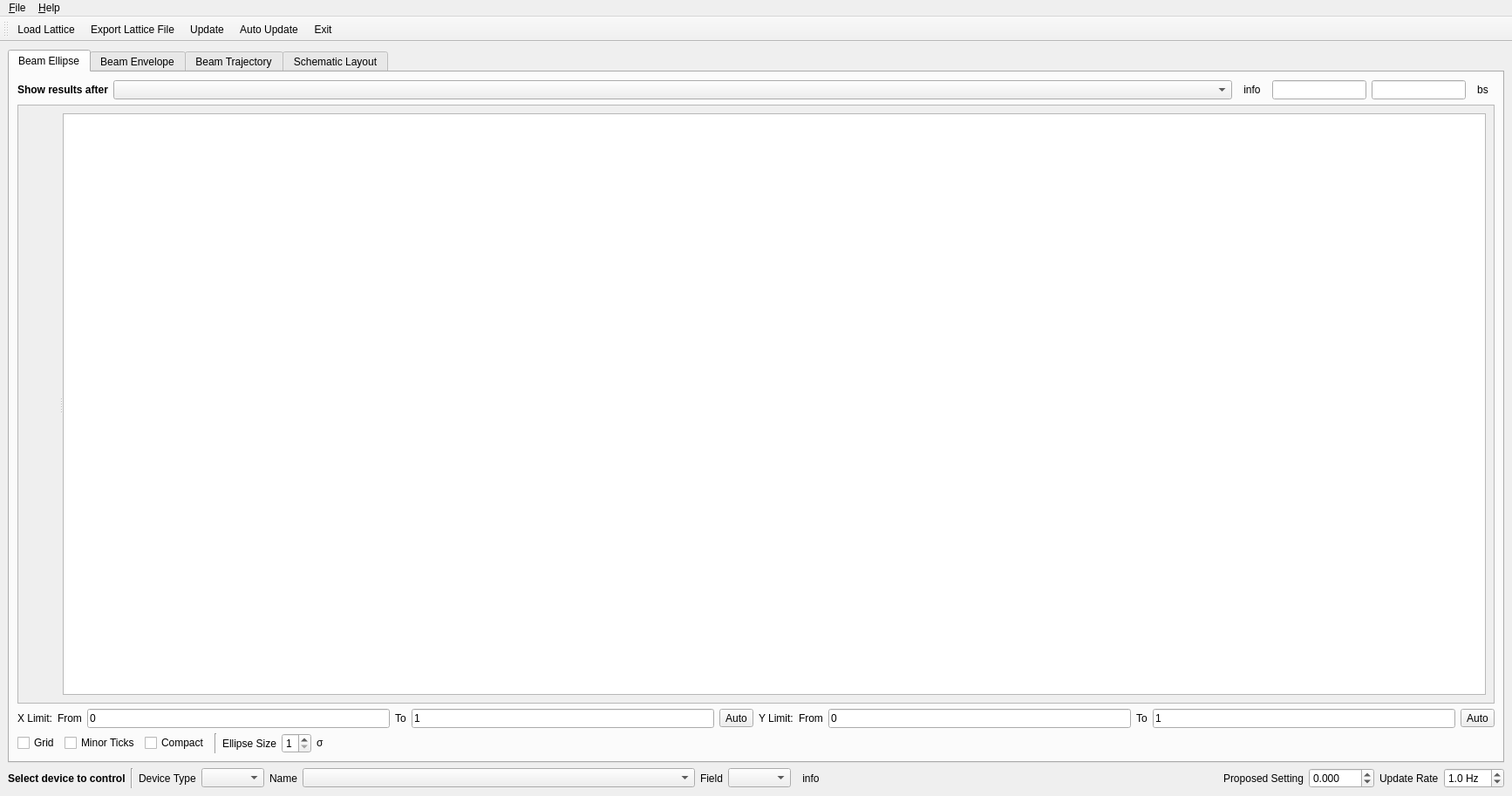
<?xml version="1.0" encoding="UTF-8"?>
<ui version="4.0">
 <class>MainWindow</class>
 <widget class="QMainWindow" name="MainWindow">
  <property name="geometry">
   <rect>
    <x>0</x>
    <y>0</y>
    <width>1734</width>
    <height>913</height>
   </rect>
  </property>
  <property name="windowTitle">
   <string>MainWindow</string>
  </property>
  <property name="windowIcon">
   <iconset resource="resources.qrc">
    <normaloff>:/icons/default.png</normaloff>:/icons/default.png</iconset>
  </property>
  <property name="iconSize">
   <size>
    <width>36</width>
    <height>36</height>
   </size>
  </property>
  <widget class="QWidget" name="centralwidget">
   <layout class="QGridLayout" name="gridLayout">
    <item row="1" column="0">
     <layout class="QHBoxLayout" name="horizontalLayout">
      <item>
       <widget class="QLabel" name="label_13">
        <property name="font">
         <font>
          <weight>75</weight>
          <bold>true</bold>
         </font>
        </property>
        <property name="text">
         <string>Select device to control</string>
        </property>
       </widget>
      </item>
      <item>
       <widget class="Line" name="line_2">
        <property name="orientation">
         <enum>Qt::Vertical</enum>
        </property>
       </widget>
      </item>
      <item>
       <widget class="QLabel" name="label_15">
        <property name="text">
         <string>Device Type</string>
        </property>
       </widget>
      </item>
      <item>
       <widget class="QComboBox" name="elem_type_cbb"/>
      </item>
      <item>
       <widget class="QLabel" name="label">
        <property name="sizePolicy">
         <sizepolicy hsizetype="Fixed" vsizetype="Preferred">
          <horstretch>0</horstretch>
          <verstretch>0</verstretch>
         </sizepolicy>
        </property>
        <property name="text">
         <string>Name</string>
        </property>
       </widget>
      </item>
      <item>
       <widget class="QComboBox" name="elem_name_cbb">
        <property name="sizePolicy">
         <sizepolicy hsizetype="MinimumExpanding" vsizetype="Fixed">
          <horstretch>0</horstretch>
          <verstretch>0</verstretch>
         </sizepolicy>
        </property>
        <property name="font">
         <font>
          <family>Monospace</family>
         </font>
        </property>
       </widget>
      </item>
      <item>
       <widget class="QLabel" name="label_14">
        <property name="text">
         <string>Field</string>
        </property>
       </widget>
      </item>
      <item>
       <widget class="QComboBox" name="field_name_cbb"/>
      </item>
      <item>
       <widget class="QToolButton" name="elem_probe_btn">
        <property name="toolTip">
         <string>Click to see the details of selected device.</string>
        </property>
        <property name="text">
         <string>info</string>
        </property>
        <property name="icon">
         <iconset resource="resources.qrc">
          <normaloff>:/icons/info.png</normaloff>:/icons/info.png</iconset>
        </property>
        <property name="iconSize">
         <size>
          <width>30</width>
          <height>30</height>
         </size>
        </property>
        <property name="autoRaise">
         <bool>true</bool>
        </property>
       </widget>
      </item>
      <item>
       <spacer name="horizontalSpacer">
        <property name="orientation">
         <enum>Qt::Horizontal</enum>
        </property>
        <property name="sizeHint" stdset="0">
         <size>
          <width>40</width>
          <height>20</height>
         </size>
        </property>
       </spacer>
      </item>
      <item>
       <widget class="QLabel" name="label_2">
        <property name="sizePolicy">
         <sizepolicy hsizetype="Fixed" vsizetype="Preferred">
          <horstretch>0</horstretch>
          <verstretch>0</verstretch>
         </sizepolicy>
        </property>
        <property name="text">
         <string>Proposed Setting</string>
        </property>
       </widget>
      </item>
      <item>
       <widget class="QDoubleSpinBox" name="new_cset_dsbox">
        <property name="suffix">
         <string/>
        </property>
        <property name="decimals">
         <number>3</number>
        </property>
        <property name="minimum">
         <double>-100.000000000000000</double>
        </property>
        <property name="maximum">
         <double>100.000000000000000</double>
        </property>
        <property name="singleStep">
         <double>0.100000000000000</double>
        </property>
       </widget>
      </item>
      <item>
       <widget class="QLabel" name="label_12">
        <property name="text">
         <string>Update Rate</string>
        </property>
       </widget>
      </item>
      <item>
       <widget class="QDoubleSpinBox" name="update_rate_dsbox">
        <property name="toolTip">
         <string>Figure updating rate.</string>
        </property>
        <property name="prefix">
         <string/>
        </property>
        <property name="suffix">
         <string> Hz</string>
        </property>
        <property name="decimals">
         <number>1</number>
        </property>
        <property name="minimum">
         <double>0.100000000000000</double>
        </property>
        <property name="maximum">
         <double>10.000000000000000</double>
        </property>
        <property name="value">
         <double>1.000000000000000</double>
        </property>
       </widget>
      </item>
     </layout>
    </item>
    <item row="0" column="0">
     <widget class="QTabWidget" name="tabWidget">
      <property name="currentIndex">
       <number>0</number>
      </property>
      <widget class="QWidget" name="ellipse_tab">
       <attribute name="title">
        <string>Beam Ellipse</string>
       </attribute>
       <layout class="QVBoxLayout" name="verticalLayout">
        <item>
         <layout class="QHBoxLayout" name="horizontalLayout_2">
          <item>
           <widget class="QLabel" name="label_3">
            <property name="font">
             <font>
              <weight>75</weight>
              <bold>true</bold>
             </font>
            </property>
            <property name="text">
             <string>Show results after</string>
            </property>
           </widget>
          </item>
          <item>
           <widget class="QComboBox" name="elemlist_cbb">
            <property name="sizePolicy">
             <sizepolicy hsizetype="Preferred" vsizetype="Fixed">
              <horstretch>1</horstretch>
              <verstretch>0</verstretch>
             </sizepolicy>
            </property>
            <property name="font">
             <font>
              <family>Monospace</family>
             </font>
            </property>
           </widget>
          </item>
          <item>
           <widget class="QToolButton" name="target_elem_probe_btn">
            <property name="toolTip">
             <string>Click to see the details of selected device.</string>
            </property>
            <property name="text">
             <string>info</string>
            </property>
            <property name="icon">
             <iconset resource="resources.qrc">
              <normaloff>:/icons/info.png</normaloff>:/icons/info.png</iconset>
            </property>
            <property name="iconSize">
             <size>
              <width>30</width>
              <height>30</height>
             </size>
            </property>
            <property name="autoRaise">
             <bool>true</bool>
            </property>
           </widget>
          </item>
          <item>
           <widget class="QLineEdit" name="pos_lineEdit">
            <property name="toolTip">
             <string>Element position in meter.</string>
            </property>
            <property name="readOnly">
             <bool>true</bool>
            </property>
           </widget>
          </item>
          <item>
           <widget class="QLineEdit" name="family_lineEdit">
            <property name="toolTip">
             <string>Element device type.</string>
            </property>
            <property name="readOnly">
             <bool>true</bool>
            </property>
           </widget>
          </item>
          <item>
           <widget class="QToolButton" name="show_bs_btn">
            <property name="toolTip">
             <string>Show details for beam state.</string>
            </property>
            <property name="text">
             <string>bs</string>
            </property>
            <property name="icon">
             <iconset resource="resources.qrc">
              <normaloff>:/icons/list-bs.png</normaloff>:/icons/list-bs.png</iconset>
            </property>
            <property name="iconSize">
             <size>
              <width>30</width>
              <height>30</height>
             </size>
            </property>
            <property name="autoRaise">
             <bool>true</bool>
            </property>
           </widget>
          </item>
         </layout>
        </item>
        <item>
         <widget class="QScrollArea" name="scrollArea">
          <property name="widgetResizable">
           <bool>true</bool>
          </property>
          <widget class="QWidget" name="ellipse_area">
           <property name="geometry">
            <rect>
             <x>0</x>
             <y>0</y>
             <width>1684</width>
             <height>538</height>
            </rect>
           </property>
           <layout class="QGridLayout" name="gridLayout_2">
            <item row="0" column="0">
             <widget class="QSplitter" name="splitter">
              <property name="orientation">
               <enum>Qt::Horizontal</enum>
              </property>
              <widget class="QWidget" name="layoutWidget">
               <layout class="QHBoxLayout" name="horizontalLayout_4">
                <item>
                 <widget class="MatplotlibBaseWidget" name="x_ellipse_plot">
                  <property name="sizePolicy">
                   <sizepolicy hsizetype="Fixed" vsizetype="Fixed">
                    <horstretch>0</horstretch>
                    <verstretch>0</verstretch>
                   </sizepolicy>
                  </property>
                  <property name="figureXlabel">
                   <string>X (mm)</string>
                  </property>
                  <property name="figureYlabel">
                   <string>X' (mrad)</string>
                  </property>
                  <property name="figureTitle">
                   <string/>
                  </property>
                  <property name="figureXYlabelFont">
                   <font>
                    <family>sans-serif</family>
                    <pointsize>14</pointsize>
                    <weight>50</weight>
                    <italic>false</italic>
                    <bold>false</bold>
                   </font>
                  </property>
                  <property name="figureTitleFont">
                   <font>
                    <family>sans-serif</family>
                    <pointsize>16</pointsize>
                    <weight>50</weight>
                    <italic>false</italic>
                    <bold>false</bold>
                   </font>
                  </property>
                  <property name="figureXYticksFont">
                   <font>
                    <family>sans-serif</family>
                    <pointsize>12</pointsize>
                    <weight>50</weight>
                    <italic>false</italic>
                    <bold>false</bold>
                   </font>
                  </property>
                  <property name="figureToolbarToggle" stdset="0">
                   <bool>false</bool>
                  </property>
                 </widget>
                </item>
                <item>
                 <widget class="MatplotlibBaseWidget" name="y_ellipse_plot">
                  <property name="sizePolicy">
                   <sizepolicy hsizetype="Fixed" vsizetype="Fixed">
                    <horstretch>0</horstretch>
                    <verstretch>0</verstretch>
                   </sizepolicy>
                  </property>
                  <property name="figureXlabel">
                   <string>Y (mm)</string>
                  </property>
                  <property name="figureYlabel">
                   <string>Y' (mrad)</string>
                  </property>
                  <property name="figureXYlabelFont">
                   <font>
                    <family>sans-serif</family>
                    <pointsize>14</pointsize>
                    <weight>50</weight>
                    <italic>false</italic>
                    <bold>false</bold>
                   </font>
                  </property>
                  <property name="figureTitleFont">
                   <font>
                    <family>sans-serif</family>
                    <pointsize>16</pointsize>
                    <weight>50</weight>
                    <italic>false</italic>
                    <bold>false</bold>
                   </font>
                  </property>
                  <property name="figureXYticksFont">
                   <font>
                    <family>sans-serif</family>
                    <pointsize>12</pointsize>
                    <weight>50</weight>
                    <italic>false</italic>
                    <bold>false</bold>
                   </font>
                  </property>
                  <property name="figureToolbarToggle" stdset="0">
                   <bool>false</bool>
                  </property>
                 </widget>
                </item>
               </layout>
              </widget>
              <widget class="QTreeView" name="twiss_results_treeView"/>
             </widget>
            </item>
           </layout>
          </widget>
         </widget>
        </item>
        <item>
         <layout class="QHBoxLayout" name="horizontalLayout_5">
          <item>
           <widget class="QLabel" name="label_4">
            <property name="text">
             <string>X Limit:</string>
            </property>
           </widget>
          </item>
          <item>
           <widget class="QLabel" name="label_5">
            <property name="text">
             <string>From</string>
            </property>
           </widget>
          </item>
          <item>
           <widget class="QLineEdit" name="xlim_x1_lineEdit">
            <property name="text">
             <string>0</string>
            </property>
           </widget>
          </item>
          <item>
           <widget class="QLabel" name="label_6">
            <property name="text">
             <string>To</string>
            </property>
           </widget>
          </item>
          <item>
           <widget class="QLineEdit" name="xlim_x2_lineEdit">
            <property name="text">
             <string>1</string>
            </property>
           </widget>
          </item>
          <item>
           <widget class="QToolButton" name="auto_xlim_btn">
            <property name="toolTip">
             <string>Auto set X axis limit.</string>
            </property>
            <property name="text">
             <string>Auto</string>
            </property>
           </widget>
          </item>
          <item>
           <widget class="QLabel" name="label_7">
            <property name="text">
             <string>Y Limit:</string>
            </property>
           </widget>
          </item>
          <item>
           <widget class="QLabel" name="label_8">
            <property name="text">
             <string>From</string>
            </property>
           </widget>
          </item>
          <item>
           <widget class="QLineEdit" name="ylim_y1_lineEdit">
            <property name="text">
             <string>0</string>
            </property>
           </widget>
          </item>
          <item>
           <widget class="QLabel" name="label_9">
            <property name="text">
             <string>To</string>
            </property>
           </widget>
          </item>
          <item>
           <widget class="QLineEdit" name="ylim_y2_lineEdit">
            <property name="text">
             <string>1</string>
            </property>
           </widget>
          </item>
          <item>
           <widget class="QToolButton" name="auto_ylim_btn">
            <property name="toolTip">
             <string>Auto set Y axis limit.</string>
            </property>
            <property name="text">
             <string>Auto</string>
            </property>
           </widget>
          </item>
         </layout>
        </item>
        <item>
         <layout class="QHBoxLayout" name="horizontalLayout_6">
          <item>
           <widget class="QCheckBox" name="grid_on_chkbox">
            <property name="text">
             <string>Grid</string>
            </property>
           </widget>
          </item>
          <item>
           <widget class="QCheckBox" name="mticks_on_chkbox">
            <property name="text">
             <string>Minor Ticks</string>
            </property>
           </widget>
          </item>
          <item>
           <widget class="QCheckBox" name="tight_layout_on_chkbox">
            <property name="text">
             <string>Compact</string>
            </property>
           </widget>
          </item>
          <item>
           <widget class="Line" name="line">
            <property name="orientation">
             <enum>Qt::Vertical</enum>
            </property>
           </widget>
          </item>
          <item>
           <widget class="QLabel" name="label_10">
            <property name="text">
             <string>Ellipse Size</string>
            </property>
           </widget>
          </item>
          <item>
           <widget class="QSpinBox" name="size_factor_sbox">
            <property name="suffix">
             <string/>
            </property>
            <property name="minimum">
             <number>1</number>
            </property>
            <property name="maximum">
             <number>6</number>
            </property>
           </widget>
          </item>
          <item>
           <widget class="QLabel" name="label_11">
            <property name="text">
             <string>&lt;html&gt;&lt;head/&gt;&lt;body&gt;&lt;p&gt;&amp;sigma;&lt;/p&gt;&lt;/body&gt;&lt;/html&gt;</string>
            </property>
           </widget>
          </item>
          <item>
           <spacer name="horizontalSpacer_2">
            <property name="orientation">
             <enum>Qt::Horizontal</enum>
            </property>
            <property name="sizeHint" stdset="0">
             <size>
              <width>40</width>
              <height>20</height>
             </size>
            </property>
           </spacer>
          </item>
         </layout>
        </item>
       </layout>
      </widget>
      <widget class="QWidget" name="envelope_tab">
       <attribute name="title">
        <string>Beam Envelope</string>
       </attribute>
       <layout class="QVBoxLayout" name="verticalLayout_3">
        <item>
         <widget class="QSplitter" name="envelope_plot_splitter">
          <property name="orientation">
           <enum>Qt::Vertical</enum>
          </property>
          <widget class="MatplotlibCurveWidget" name="envelope_plot">
           <property name="figureAutoScale">
            <bool>true</bool>
           </property>
           <property name="figureXlabel">
            <string>s [m]</string>
           </property>
           <property name="figureYlabel">
            <string>Envelope Size [mm]</string>
           </property>
           <property name="figureXYlabelFont">
            <font>
             <family>sans-serif</family>
             <pointsize>14</pointsize>
             <weight>50</weight>
             <italic>false</italic>
             <bold>false</bold>
            </font>
           </property>
           <property name="figureTitleFont">
            <font>
             <family>sans-serif</family>
             <pointsize>14</pointsize>
             <weight>50</weight>
             <italic>false</italic>
             <bold>false</bold>
            </font>
           </property>
           <property name="figureLegendToggle" stdset="0">
            <bool>true</bool>
           </property>
           <property name="figureXYticksFont">
            <font>
             <family>sans-serif</family>
             <pointsize>12</pointsize>
             <weight>50</weight>
             <italic>false</italic>
             <bold>false</bold>
            </font>
           </property>
          </widget>
          <widget class="MatplotlibBaseWidget" name="envelope_layout_plot">
           <property name="figureAutoScale">
            <bool>true</bool>
           </property>
           <property name="figureXTicksVisible">
            <bool>false</bool>
           </property>
           <property name="figureToolbarToggle" stdset="0">
            <bool>false</bool>
           </property>
          </widget>
         </widget>
        </item>
       </layout>
      </widget>
      <widget class="QWidget" name="tajectory_tab">
       <attribute name="title">
        <string>Beam Trajectory</string>
       </attribute>
       <layout class="QVBoxLayout" name="verticalLayout_2">
        <item>
         <widget class="QSplitter" name="trajectory_plot_splitter">
          <property name="orientation">
           <enum>Qt::Vertical</enum>
          </property>
          <widget class="MatplotlibCurveWidget" name="trajectory_plot">
           <property name="figureAutoScale">
            <bool>true</bool>
           </property>
           <property name="figureXlabel">
            <string>s [m]</string>
           </property>
           <property name="figureYlabel">
            <string>Centroid Position [mm]</string>
           </property>
           <property name="figureXYlabelFont">
            <font>
             <family>sans-serif</family>
             <pointsize>14</pointsize>
             <weight>50</weight>
             <italic>false</italic>
             <bold>false</bold>
            </font>
           </property>
           <property name="figureTitleFont">
            <font>
             <family>sans-serif</family>
             <pointsize>14</pointsize>
             <weight>50</weight>
             <italic>false</italic>
             <bold>false</bold>
            </font>
           </property>
           <property name="figureLegendToggle" stdset="0">
            <bool>true</bool>
           </property>
           <property name="figureXYticksFont">
            <font>
             <family>sans-serif</family>
             <pointsize>12</pointsize>
             <weight>50</weight>
             <italic>false</italic>
             <bold>false</bold>
            </font>
           </property>
          </widget>
          <widget class="MatplotlibBaseWidget" name="trajectory_layout_plot">
           <property name="figureAutoScale">
            <bool>true</bool>
           </property>
           <property name="figureToolbarToggle" stdset="0">
            <bool>false</bool>
           </property>
          </widget>
         </widget>
        </item>
       </layout>
      </widget>
      <widget class="QWidget" name="layout_tab">
       <attribute name="title">
        <string>Schematic Layout</string>
       </attribute>
       <layout class="QHBoxLayout" name="horizontalLayout_7">
        <item>
         <widget class="MatplotlibBaseWidget" name="layout_plot">
          <property name="figureAspectRatio">
           <string>20</string>
          </property>
          <property name="figureTightLayout" stdset="0">
           <bool>true</bool>
          </property>
          <property name="figureDPI" stdset="0">
           <double>130.000000000000000</double>
          </property>
          <property name="figureXTicksVisible">
           <bool>false</bool>
          </property>
          <property name="figureYTicksVisible">
           <bool>false</bool>
          </property>
         </widget>
        </item>
       </layout>
      </widget>
     </widget>
    </item>
   </layout>
  </widget>
  <widget class="QMenuBar" name="menubar">
   <property name="geometry">
    <rect>
     <x>0</x>
     <y>0</y>
     <width>1734</width>
     <height>30</height>
    </rect>
   </property>
   <widget class="QMenu" name="menu_File">
    <property name="title">
     <string>&amp;File</string>
    </property>
   </widget>
   <widget class="QMenu" name="menu_Help">
    <property name="title">
     <string>&amp;Help</string>
    </property>
    <addaction name="actionContents"/>
    <addaction name="separator"/>
    <addaction name="action_About"/>
    <addaction name="actionAbout_Qt"/>
   </widget>
   <addaction name="menu_File"/>
   <addaction name="menu_Help"/>
  </widget>
  <widget class="QToolBar" name="toolBar">
   <property name="windowTitle">
    <string>toolBar</string>
   </property>
   <property name="styleSheet">
    <string notr="true">QToolBar {
	padding: 4px;
    spacing: 4px;
}</string>
   </property>
   <property name="toolButtonStyle">
    <enum>Qt::ToolButtonTextUnderIcon</enum>
   </property>
   <attribute name="toolBarArea">
    <enum>TopToolBarArea</enum>
   </attribute>
   <attribute name="toolBarBreak">
    <bool>false</bool>
   </attribute>
   <addaction name="actionLoad_Lattice"/>
   <addaction name="actionExport_Lattice"/>
   <addaction name="actionUpdate"/>
   <addaction name="actionAuto_Update"/>
   <addaction name="actionE_xit"/>
  </widget>
  <action name="action_About">
   <property name="text">
    <string>&amp;About</string>
   </property>
   <property name="shortcut">
    <string>Ctrl+A</string>
   </property>
  </action>
  <action name="actionAbout_Qt">
   <property name="text">
    <string>About Qt</string>
   </property>
  </action>
  <action name="actionE_xit">
   <property name="icon">
    <iconset resource="resources.qrc">
     <normaloff>:/icons/exit.png</normaloff>:/icons/exit.png</iconset>
   </property>
   <property name="text">
    <string>E&amp;xit</string>
   </property>
   <property name="toolTip">
    <string>Exit this app.</string>
   </property>
   <property name="shortcut">
    <string>Ctrl+W</string>
   </property>
  </action>
  <action name="actionContents">
   <property name="text">
    <string>Contents</string>
   </property>
   <property name="shortcut">
    <string>F1</string>
   </property>
  </action>
  <action name="actionLoad_Lattice">
   <property name="icon">
    <iconset resource="resources.qrc">
     <normaloff>:/icons/load_lattice.png</normaloff>:/icons/load_lattice.png</iconset>
   </property>
   <property name="text">
    <string>Load Lattice</string>
   </property>
   <property name="toolTip">
    <string>Load machine and segment.</string>
   </property>
  </action>
  <action name="actionExport_Lattice">
   <property name="icon">
    <iconset resource="resources.qrc">
     <normaloff>:/icons/export.png</normaloff>:/icons/export.png</iconset>
   </property>
   <property name="text">
    <string>Export Lattice File</string>
   </property>
   <property name="toolTip">
    <string>Export physics model to a FLAME lattice file.</string>
   </property>
  </action>
  <action name="actionUpdate">
   <property name="icon">
    <iconset resource="resources.qrc">
     <normaloff>:/icons/refresh.png</normaloff>:/icons/refresh.png</iconset>
   </property>
   <property name="text">
    <string>Update</string>
   </property>
   <property name="toolTip">
    <string>Update simulation and plots.</string>
   </property>
  </action>
  <action name="actionAuto_Update">
   <property name="checkable">
    <bool>true</bool>
   </property>
   <property name="icon">
    <iconset resource="resources.qrc">
     <normaloff>:/icons/auto-refresh.png</normaloff>:/icons/auto-refresh.png</iconset>
   </property>
   <property name="text">
    <string>Auto Update</string>
   </property>
   <property name="toolTip">
    <string>Auto Update simulation and plots.</string>
   </property>
  </action>
 </widget>
 <customwidgets>
  <customwidget>
   <class>MatplotlibBaseWidget</class>
   <extends>QWidget</extends>
   <header>mpl4qt.widgets.mplbasewidget</header>
  </customwidget>
  <customwidget>
   <class>MatplotlibCurveWidget</class>
   <extends>QWidget</extends>
   <header>mpl4qt.widgets.mplcurvewidget</header>
  </customwidget>
 </customwidgets>
 <resources>
  <include location="resources.qrc"/>
 </resources>
 <connections>
  <connection>
   <sender>actionAbout_Qt</sender>
   <signal>triggered()</signal>
   <receiver>MainWindow</receiver>
   <slot>onAboutQt()</slot>
   <hints>
    <hint type="sourcelabel">
     <x>-1</x>
     <y>-1</y>
    </hint>
    <hint type="destinationlabel">
     <x>399</x>
     <y>299</y>
    </hint>
   </hints>
  </connection>
  <connection>
   <sender>actionE_xit</sender>
   <signal>triggered()</signal>
   <receiver>MainWindow</receiver>
   <slot>close()</slot>
   <hints>
    <hint type="sourcelabel">
     <x>-1</x>
     <y>-1</y>
    </hint>
    <hint type="destinationlabel">
     <x>399</x>
     <y>299</y>
    </hint>
   </hints>
  </connection>
  <connection>
   <sender>action_About</sender>
   <signal>triggered()</signal>
   <receiver>MainWindow</receiver>
   <slot>onAbout()</slot>
   <hints>
    <hint type="sourcelabel">
     <x>-1</x>
     <y>-1</y>
    </hint>
    <hint type="destinationlabel">
     <x>399</x>
     <y>299</y>
    </hint>
   </hints>
  </connection>
  <connection>
   <sender>auto_xlim_btn</sender>
   <signal>clicked()</signal>
   <receiver>MainWindow</receiver>
   <slot>on_auto_xlim()</slot>
   <hints>
    <hint type="sourcelabel">
     <x>863</x>
     <y>795</y>
    </hint>
    <hint type="destinationlabel">
     <x>1730</x>
     <y>738</y>
    </hint>
   </hints>
  </connection>
  <connection>
   <sender>auto_ylim_btn</sender>
   <signal>clicked()</signal>
   <receiver>MainWindow</receiver>
   <slot>on_auto_ylim()</slot>
   <hints>
    <hint type="sourcelabel">
     <x>1708</x>
     <y>795</y>
    </hint>
    <hint type="destinationlabel">
     <x>1729</x>
     <y>776</y>
    </hint>
   </hints>
  </connection>
  <connection>
   <sender>size_factor_sbox</sender>
   <signal>valueChanged(int)</signal>
   <receiver>MainWindow</receiver>
   <slot>on_ellipse_size_changed()</slot>
   <hints>
    <hint type="sourcelabel">
     <x>517</x>
     <y>837</y>
    </hint>
    <hint type="destinationlabel">
     <x>1731</x>
     <y>694</y>
    </hint>
   </hints>
  </connection>
  <connection>
   <sender>envelope_plot</sender>
   <signal>autoScaleOnUpdated(bool)</signal>
   <receiver>envelope_layout_plot</receiver>
   <slot>setFigureAutoScale(bool)</slot>
   <hints>
    <hint type="sourcelabel">
     <x>642</x>
     <y>333</y>
    </hint>
    <hint type="destinationlabel">
     <x>864</x>
     <y>621</y>
    </hint>
   </hints>
  </connection>
  <connection>
   <sender>envelope_plot</sender>
   <signal>gridOnUpdated(bool)</signal>
   <receiver>envelope_layout_plot</receiver>
   <slot>setFigureGridToggle(bool)</slot>
   <hints>
    <hint type="sourcelabel">
     <x>500</x>
     <y>435</y>
    </hint>
    <hint type="destinationlabel">
     <x>770</x>
     <y>613</y>
    </hint>
   </hints>
  </connection>
  <connection>
   <sender>envelope_plot</sender>
   <signal>xlimitMinChanged(double)</signal>
   <receiver>envelope_layout_plot</receiver>
   <slot>setXLimitMin(double)</slot>
   <hints>
    <hint type="sourcelabel">
     <x>589</x>
     <y>375</y>
    </hint>
    <hint type="destinationlabel">
     <x>602</x>
     <y>563</y>
    </hint>
   </hints>
  </connection>
  <connection>
   <sender>envelope_plot</sender>
   <signal>xlimitMaxChanged(double)</signal>
   <receiver>envelope_layout_plot</receiver>
   <slot>setXLimitMax(double)</slot>
   <hints>
    <hint type="sourcelabel">
     <x>486</x>
     <y>366</y>
    </hint>
    <hint type="destinationlabel">
     <x>490</x>
     <y>842</y>
    </hint>
   </hints>
  </connection>
  <connection>
   <sender>trajectory_plot</sender>
   <signal>autoScaleOnUpdated(bool)</signal>
   <receiver>trajectory_layout_plot</receiver>
   <slot>setFigureAutoScale(bool)</slot>
   <hints>
    <hint type="sourcelabel">
     <x>524</x>
     <y>427</y>
    </hint>
    <hint type="destinationlabel">
     <x>530</x>
     <y>613</y>
    </hint>
   </hints>
  </connection>
  <connection>
   <sender>trajectory_plot</sender>
   <signal>gridOnUpdated(bool)</signal>
   <receiver>trajectory_layout_plot</receiver>
   <slot>setFigureGridToggle(bool)</slot>
   <hints>
    <hint type="sourcelabel">
     <x>363</x>
     <y>460</y>
    </hint>
    <hint type="destinationlabel">
     <x>351</x>
     <y>539</y>
    </hint>
   </hints>
  </connection>
  <connection>
   <sender>trajectory_plot</sender>
   <signal>xlimitMaxChanged(double)</signal>
   <receiver>trajectory_layout_plot</receiver>
   <slot>setXLimitMax(double)</slot>
   <hints>
    <hint type="sourcelabel">
     <x>795</x>
     <y>418</y>
    </hint>
    <hint type="destinationlabel">
     <x>797</x>
     <y>569</y>
    </hint>
   </hints>
  </connection>
  <connection>
   <sender>trajectory_plot</sender>
   <signal>xlimitMinChanged(double)</signal>
   <receiver>trajectory_layout_plot</receiver>
   <slot>setXLimitMin(double)</slot>
   <hints>
    <hint type="sourcelabel">
     <x>964</x>
     <y>370</y>
    </hint>
    <hint type="destinationlabel">
     <x>975</x>
     <y>549</y>
    </hint>
   </hints>
  </connection>
  <connection>
   <sender>actionLoad_Lattice</sender>
   <signal>triggered()</signal>
   <receiver>MainWindow</receiver>
   <slot>onLoadLattice()</slot>
   <hints>
    <hint type="sourcelabel">
     <x>-1</x>
     <y>-1</y>
    </hint>
    <hint type="destinationlabel">
     <x>866</x>
     <y>456</y>
    </hint>
   </hints>
  </connection>
  <connection>
   <sender>actionExport_Lattice</sender>
   <signal>triggered()</signal>
   <receiver>MainWindow</receiver>
   <slot>onExportLatfile()</slot>
   <hints>
    <hint type="sourcelabel">
     <x>-1</x>
     <y>-1</y>
    </hint>
    <hint type="destinationlabel">
     <x>866</x>
     <y>456</y>
    </hint>
   </hints>
  </connection>
  <connection>
   <sender>actionAuto_Update</sender>
   <signal>toggled(bool)</signal>
   <receiver>MainWindow</receiver>
   <slot>onAutoUpdateModel()</slot>
   <hints>
    <hint type="sourcelabel">
     <x>-1</x>
     <y>-1</y>
    </hint>
    <hint type="destinationlabel">
     <x>866</x>
     <y>456</y>
    </hint>
   </hints>
  </connection>
  <connection>
   <sender>actionUpdate</sender>
   <signal>triggered()</signal>
   <receiver>MainWindow</receiver>
   <slot>onUpdateModel()</slot>
   <hints>
    <hint type="sourcelabel">
     <x>-1</x>
     <y>-1</y>
    </hint>
    <hint type="destinationlabel">
     <x>866</x>
     <y>456</y>
    </hint>
   </hints>
  </connection>
  <connection>
   <sender>update_rate_dsbox</sender>
   <signal>valueChanged(double)</signal>
   <receiver>MainWindow</receiver>
   <slot>on_update_rate()</slot>
   <hints>
    <hint type="sourcelabel">
     <x>1686</x>
     <y>884</y>
    </hint>
    <hint type="destinationlabel">
     <x>1730</x>
     <y>858</y>
    </hint>
   </hints>
  </connection>
  <connection>
   <sender>show_bs_btn</sender>
   <signal>clicked()</signal>
   <receiver>MainWindow</receiver>
   <slot>on_show_beamstate()</slot>
   <hints>
    <hint type="sourcelabel">
     <x>1689</x>
     <y>189</y>
    </hint>
    <hint type="destinationlabel">
     <x>1727</x>
     <y>183</y>
    </hint>
   </hints>
  </connection>
 </connections>
 <slots>
  <slot>onAbout()</slot>
  <slot>onAboutQt()</slot>
  <slot>on_auto_xlim()</slot>
  <slot>on_auto_ylim()</slot>
  <slot>on_ellipse_size_changed()</slot>
  <slot>onLoadLattice()</slot>
  <slot>onExportLatfile()</slot>
  <slot>onUpdateModel()</slot>
  <slot>onAutoUpdateModel()</slot>
  <slot>on_update_rate()</slot>
  <slot>on_show_beamstate()</slot>
 </slots>
</ui>
